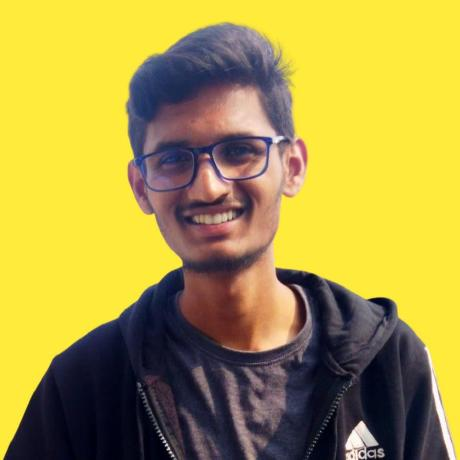
#> input picture assets/source-photo.png, 460 x 460 px
$ python -i build_profile.py   (imports and definitions only)
#> lines starting #> are read from the running program, lines starting #| are printed output that depends on the picture
#!/usr/bin/env python3
"""Generate self-contained SVG profile art. Daily runs use only Python stdlib."""
import argparse
import calendar
import json
import re
import urllib.request
from datetime import date, datetime, timedelta, timezone
from html import escape
from html.parser import HTMLParser
from pathlib import Path

ROOT = Path(__file__).resolve().parents[1]
BG, BORDER, TEXT, MUTED, ACCENT = '#0d1117', '#30363d', '#e6edf3', '#8b949e', '#7ee787'
PALETTE = ['#161b22', '#0e4429', '#006d32', '#26a641', '#39d353']


class ContributionParser(HTMLParser):
    """Join GitHub day cells to their tooltip counts by element ID."""
    # [14 lines left out: functions __init__, handle_starttag, not called in this run]

    def handle_data(self, data):
        if self.tip_id is not None:
            self.parts.append(data)

    # [29 lines left out: functions handle_endtag, days, not called in this run]


def svg_start(width, height, title, description):
    return [
        f'<svg xmlns="http://www.w3.org/2000/svg" width="{width}" height="{height}" viewBox="0 0 {width} {height}" role="img" aria-labelledby="title desc">',
        f'<title id="title">{escape(title)}</title><desc id="desc">{escape(description)}</desc>',
        '<style>text{font-family:ui-monospace,SFMono-Regular,Consolas,"Liberation Mono",monospace} @media(prefers-reduced-motion:reduce){animate,animateTransform{display:none}}</style>',
        f'<rect x=".5" y=".5" width="{width-1}" height="{height-1}" rx="12" fill="{BG}" stroke="{BORDER}"/>',
        '<circle cx="19" cy="20" r="4" fill="#f85149"/><circle cx="33" cy="20" r="4" fill="#d29922"/><circle cx="47" cy="20" r="4" fill="#3fb950"/>',
    ]


def text(x, y, content, color=TEXT, size=12, extra=''):
    return f'<text x="{x}" y="{y}" fill="{color}" font-size="{size}" {extra}>{escape(str(content))}</text>'


def reveal(begin, duration=.35):
    return f'<animate attributeName="opacity" from="0" to="1" begin="{begin:.3f}s" dur="{duration}s" fill="freeze"/>'


def save_svg(path, parts):
    path.write_text('\n'.join(parts + ['</svg>']) + '\n', encoding='utf-8')


# [42 lines left out: functions render_info, render_heatmap, not called in this run]


def render_portrait(source):
    # Pillow is only needed when changing the portrait, never by the daily job.
#> called with source = '../assets/source-photo.png'
    from PIL import Image, ImageEnhance, ImageOps
    image = Image.open(source).convert('RGB')
#> image is the input picture: PIL image 460x460 RGB; mean R, G, B 172.4, 155.1, 69.3
    pixels = image.load()
    for y in range(image.height):
        for x in range(image.width):
            r, g, b = pixels[x, y]
            # This user's existing avatar has a solid yellow background.
            if r > 160 and g > 140 and b < 140 and min(r, g) > b * 1.5:
                pixels[x, y] = (255, 255, 255)
    image = ImageEnhance.Contrast(ImageOps.autocontrast(ImageOps.grayscale(image))).enhance(1.25)
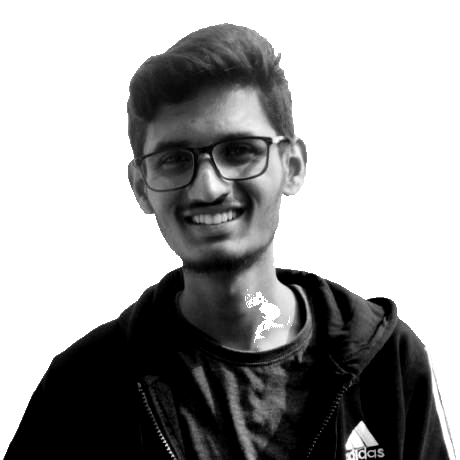
#> image: PIL image 460x460 L; min 0, max 255, mean 160.1
    columns, rows = 76, 62
    image = ImageOps.fit(image, (columns, rows), method=Image.Resampling.LANCZOS)
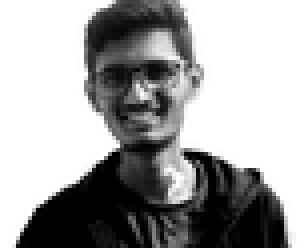
#> image: PIL image 76x62 L (shown 4 times larger); min 0, max 255, mean 163.9
    ramp = ' .,:;+=*#%@'
    parts = svg_start(360, 370, 'ASCII portrait of Shreyash Dhakate', 'A monochrome typing portrait generated from my GitHub avatar.')
    parts += [text(65, 24, './whoami', MUTED, 11), '<defs>']
    for y in range(rows):
        parts.append(f'<clipPath id="r{y}"><rect x="16" y="{45+y*4.8-5}" width="328" height="6"><animate attributeName="width" from="0" to="328" begin="{y*.025:.3f}s" dur=".14s" fill="freeze"/></rect></clipPath>')
    parts.append('</defs>')
    for y in range(rows):
        line = ''.join(ramp[round((255-image.getpixel((x,y)))/255*(len(ramp)-1))] for x in range(columns))
        parts.append(text(16, 45+y*4.8, line, '#c9d1d9', 6.9, f'xml:space="preserve" textLength="328" lengthAdjust="spacingAndGlyphs" clip-path="url(#r{y})"'))
#> after the loop, parts = 132 items
    parts += [text(20, 357, '> ShreyashDhakate', ACCENT, 11)]
    save_svg(ROOT / 'assets/shreyash-ascii.svg', parts)


# [62 lines left out: functions fetch_days, validate_calendar_visibility, main, not called in this run]


# [2 lines not run here, left out]

>>> result = render_portrait('../assets/source-photo.png')
